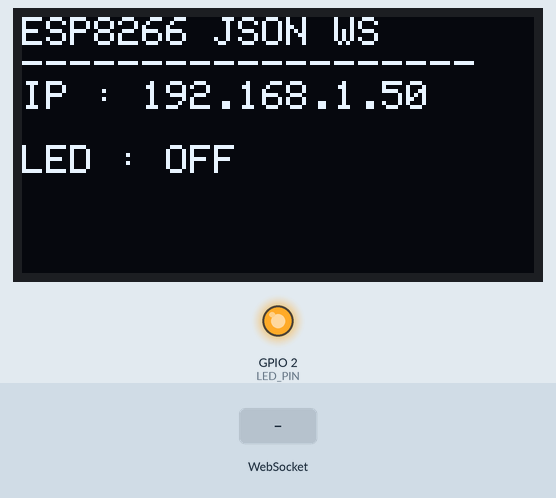
This program was run on a simulated ESP8266 (NodeMCU). On the bench: 128×64 one-colour display, output pins drawn as LEDs (lit = HIGH). The inputs (shaded band) are chosen by the test bench. WiFi joins after 1.5 s; servers stay silent unless stated; what the program prints to the serial monitor is not drawn.

Above: at 2.7 s.
2.8 s: WebSocket text "led" received
Timing chart, 0 to 5.8 s (numbered marks = the images above; inputs shaded):
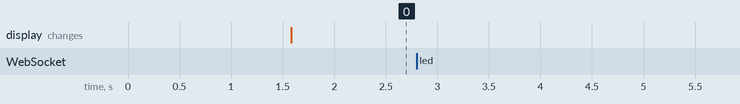

Measured:
- after the input at 2.8 s, every drawn part: stays the same

The program:

main.cpp
```cpp
#include <Arduino.h>

/*
ESP8266 WebSocket Server with JSON + Broadcast + OLED IP display
- HTTP: http://<ip>/
- WS : ws://<ip>:81/
- OLED: Shows SSID while connecting, then IP + LED state
- Requires: arduinoWebSockets, ArduinoJson, Adafruit SSD1306, Adafruit GFX
*/

#include <ESP8266WiFi.h>
#include <ESP8266WebServer.h>
#include <Hash.h> // needed by arduinoWebSockets on ESP8266
#include <WebSocketsServer.h>
#include <ArduinoJson.h>

// ======= NEW: OLED =======
#include <Wire.h>
#include <Adafruit_GFX.h>
#include <Adafruit_SSD1306.h>

#define SCREEN_WIDTH 128
#define SCREEN_HEIGHT 64
#define OLED_RESET -1 // Reset not used on many ESP8266 boards
#define OLED_ADDR 0x3C // Most 0.96" displays use 0x3C
Adafruit_SSD1306 display(SCREEN_WIDTH, SCREEN_HEIGHT, &Wire, OLED_RESET);

// ======= Wi-Fi credentials =======
#define STA_SSID "M3000-5B5C"
#define STA_PASS "bb35aa12"

// ======= Hardware =======
const int LED_PIN = LED_BUILTIN; // Built-in LED on ESP8266 (usually GPIO2), ACTIVE-LOW
bool led_state = false; // logical state (true = ON)

// ======= Servers =======
ESP8266WebServer http(80);
WebSocketsServer ws(81);

// ======= Minimal test page (store in flash) =======
static const char INDEX_HTML[] PROGMEM = R"HTML(
<!doctype html><html><head><meta charset="utf-8"/>
<meta name="viewport" content="width=device-width,initial-scale=1"/>
<title>ESP8266 JSON WS</title>
<style>
body{font-family:system-ui,sans-serif;margin:2rem}
#state{font-weight:bold}
button{padding:.6rem 1rem;margin-right:.5rem}
#log{border:1px solid #ccc;padding:.75rem;height:220px;overflow:auto;white-space:pre-wrap}
input[type=text]{width:16rem;padding:.5rem}
</style></head><body>
<h1>ESP8266 JSON WebSocket</h1>
<p>Status: <span id="st">connecting…</span> | LED: <span id="state">unknown</span></p>
<p>
<button onclick="send({cmd:'led', state:'on'})">LED ON</button>
<button onclick="send({cmd:'led', state:'off'})">LED OFF</button>
</p>
<p>
<input id="msg" type="text" placeholder="say something"/>
<button onclick="send({cmd:'echo', msg:document.getElementById('msg').value})">Send</button>
</p>
<pre id="log"></pre>
<script>
const st=document.getElementById('st');
const led=document.getElementById('state');
const log=m=>{const d=document.getElementById('log');d.textContent+=m+"\\n";d.scrollTop=d.scrollHeight;}
const ws=new WebSocket(`ws://${location.hostname}:81/`);
ws.onopen =()=>{st.textContent="connected";}
ws.onclose =()=>{st.textContent="closed";}
ws.onmessage=e=>{
try{
const msg=JSON.parse(e.data);
if(msg.event==='led'){ led.textContent = (msg.value===true||msg.value==='on')?'ON':'OFF'; }
log(e.data);
}catch(_){ log(e.data); }
};
function send(obj){ if(ws.readyState===1){ ws.send(JSON.stringify(obj)); } }
</script></body></html>
)HTML";

// ======= HTTP handlers =======
void handleRoot() { http.send_P(200, "text/html; charset=utf-8", INDEX_HTML); }
void handleNotFound() { http.send(404, "text/plain", "Not found"); }

// ======= NEW: OLED helpers =======
void oledShowConnecting() {
display.clearDisplay();
display.setTextColor(SSD1306_WHITE);
display.setTextSize(1);
display.setCursor(0, 0);
display.println(F("ESP8266 JSON WS"));
display.println(F("-------------------"));
display.println(F("Wi-Fi: connecting"));
display.print(F("SSID : "));
display.println(F(STA_SSID));
display.display();
}

void oledShowState() {
display.clearDisplay();
display.setTextColor(SSD1306_WHITE);
display.setTextSize(1);
display.setCursor(0, 0);
display.println(F("ESP8266 JSON WS"));
display.println(F("-------------------"));
display.print(F("IP : "));
display.println(WiFi.localIP());
//display.print(F("HTTP: http://"));
//display.print(WiFi.localIP());
//display.println(F("/"));
//display.print(F("WS : ws://"));
//display.print(WiFi.localIP());
//display.println(F(":81/"));
display.println();
display.print(F("LED : "));
display.println(led_state ? F("ON") : F("OFF"));
display.display();
}

// ======= LED helpers (ESP8266 LED is ACTIVE-LOW) =======
void applyLed(bool on) {
digitalWrite(LED_PIN, on ? LOW : HIGH); // LOW = ON, HIGH = OFF
led_state = on;
oledShowState(); // update OLED whenever LED changes
}

// ======= JSON helpers =======
void sendJsonTo(uint8_t id, const JsonDocument& doc) {
String s; serializeJson(doc, s);
ws.sendTXT(id, s);
}
void broadcastJson(const JsonDocument& doc) {
String s; serializeJson(doc, s);
ws.broadcastTXT(s);
}

// ======= WebSocket events =======
void onWsEvent(uint8_t id, WStype_t type, uint8_t *payload, size_t len) {
switch (type) {
case WStype_CONNECTED: {
IPAddress ip = ws.remoteIP(id);
Serial.printf("Client %u connected: %s\n", id, ip.toString().c_str());

JsonDocument hello;
hello["event"] = "hello"; hello["who"] = id; hello["msg"] = "welcome";
sendJsonTo(id, hello);

JsonDocument snap;
snap["event"] = "led"; snap["value"] = led_state;
sendJsonTo(id, snap);

JsonDocument joined;
joined["event"] = "presence"; joined["type"] = "join"; joined["who"] = id;
broadcastJson(joined);
} break;

case WStype_TEXT: {
JsonDocument doc;
if (deserializeJson(doc, payload, len)) return;
const char* cmd = doc["cmd"] | "";

if (strcmp(cmd, "led") == 0) {
bool wantOn = false;
if (doc["state"].is<bool>()) {
wantOn = doc["state"].as<bool>();
} else {
String st = doc["state"] | "off";
wantOn = st.equalsIgnoreCase("on");
}
applyLed(wantOn);

JsonDocument push;
push["event"] = "led"; push["value"] = led_state;
broadcastJson(push);

} else if (strcmp(cmd, "echo") == 0) {
JsonDocument echo;
echo["event"] = "echo"; echo["msg"] = doc["msg"] | "";
sendJsonTo(id, echo);
}
} break;

case WStype_DISCONNECTED: {
Serial.printf("Client %u disconnected\n", id);
JsonDocument left;
left["event"] = "presence"; left["type"] = "leave"; left["who"] = id;
broadcastJson(left);
} break;

default:
break;
}
}

// ======= Wi-Fi setup (station mode only) =======
void startWiFi() {
WiFi.mode(WIFI_STA);
WiFi.begin(STA_SSID, STA_PASS);
Serial.printf("Connecting to %s", STA_SSID);
while (WiFi.status() != WL_CONNECTED) {
delay(500);
Serial.print(".");
}
Serial.printf("\nConnected! IP: %s\n", WiFi.localIP().toString().c_str());
}

// ======= Arduino entry points =======
void setup() {
Serial.begin(9600);
pinMode(LED_PIN, OUTPUT);
digitalWrite(LED_PIN, HIGH); // OFF (active-LOW)

// ---- NEW: OLED init ----
Wire.begin(); // SDA=D2(GPIO4), SCL=D1(GPIO5) on NodeMCU by default
if (!display.begin(SSD1306_SWITCHCAPVCC, OLED_ADDR)) {
Serial.println(F("SSD1306 allocation failed"));
} else {
display.clearDisplay();
oledShowConnecting();
}

startWiFi();

// Show IP + state on OLED after Wi-Fi up
oledShowState();

http.on("/", handleRoot);
http.onNotFound(handleNotFound);
http.begin();

ws.begin();
ws.onEvent(onWsEvent);

Serial.println("HTTP :80 | WS :81");
Serial.println("Open http://<device_ip>/");
}

void loop() {
http.handleClient();
ws.loop();
}
```
